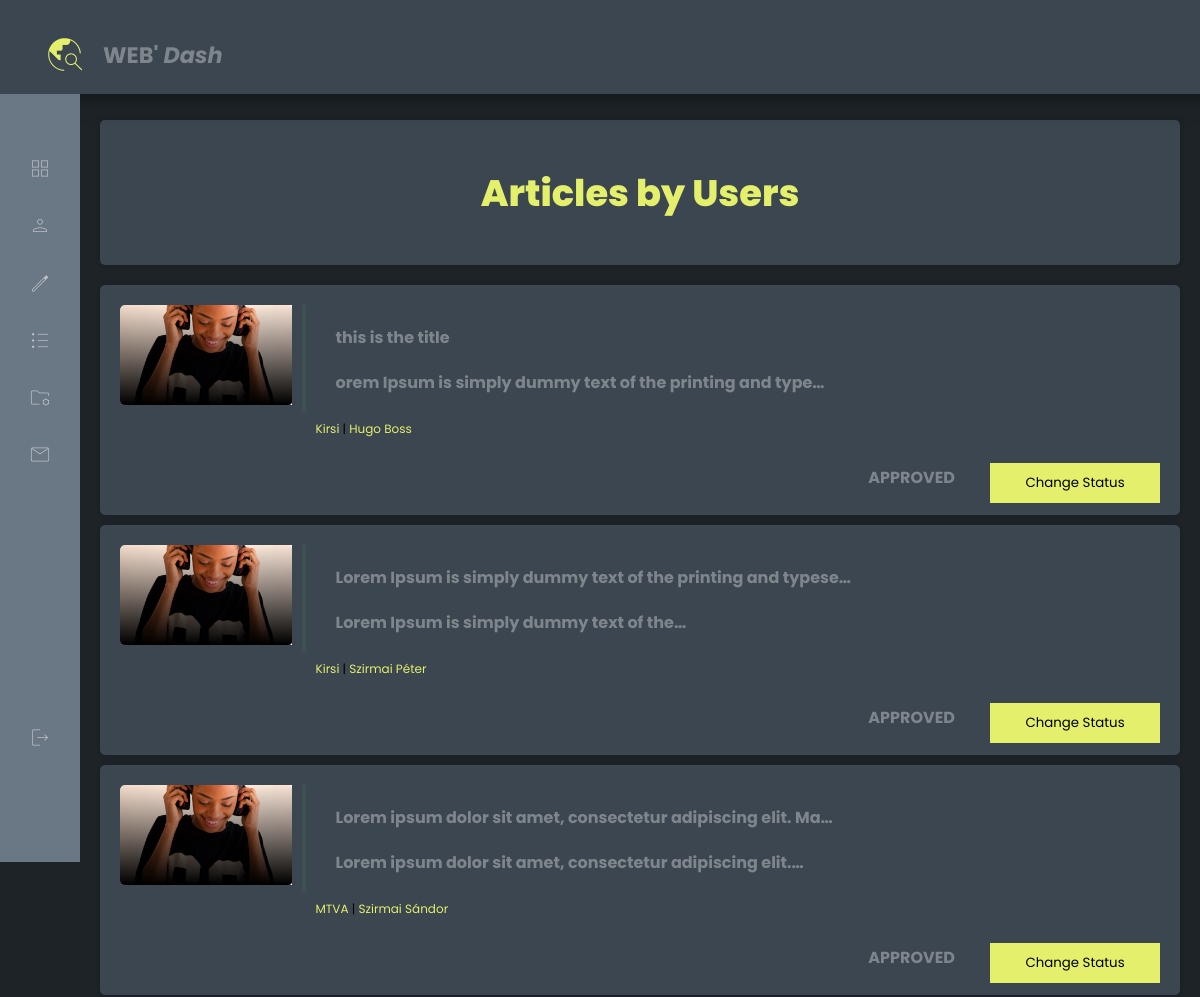
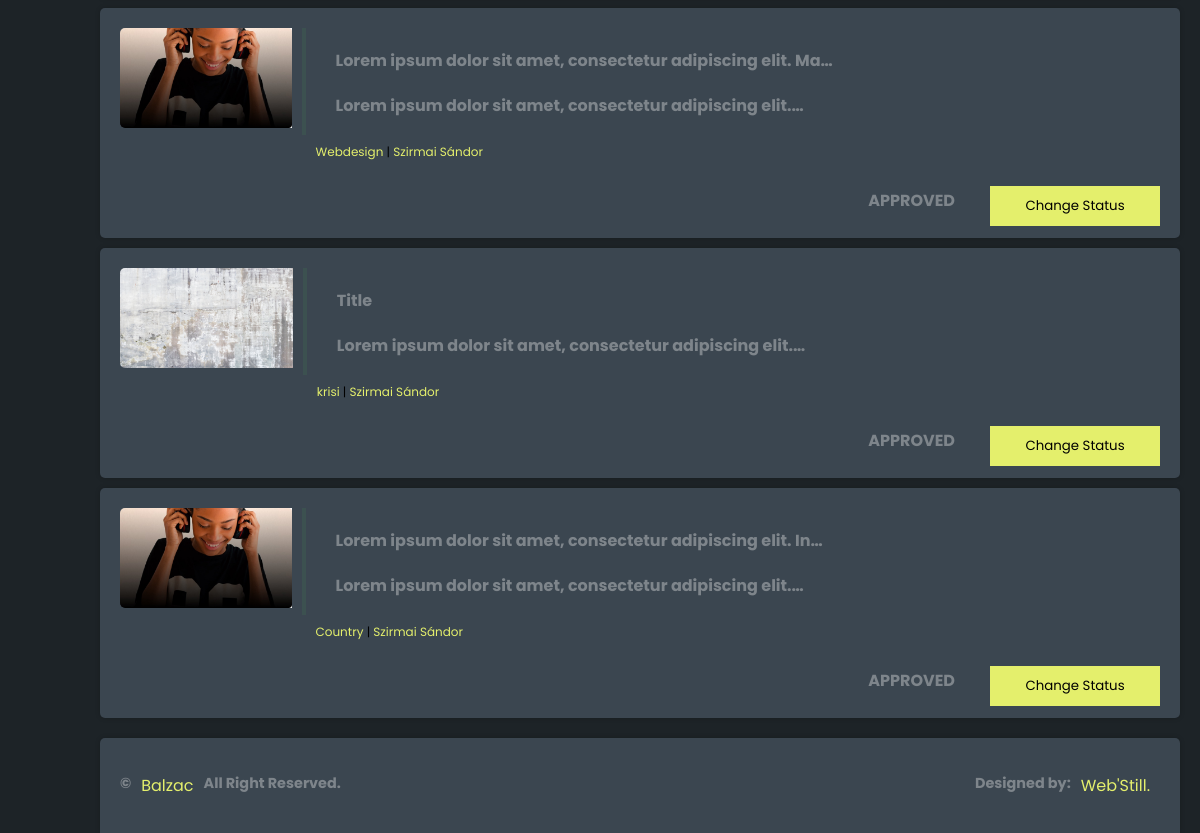
The page /dashboard/approved/ (signed in) on the database its author committed (2 pictures, top to bottom).
### loginsystem/models.py (models this page shows, shortened)
class ArticleUser(models.Model):
    STATUS_CHOICES = (
        ('pending', 'Pending'),
        ('approved', 'Approved'),
        ('rejected', 'Rejected'),
    )
    user = models.ForeignKey(User, on_delete=models.CASCADE)
    created = models.DateTimeField(auto_now_add=True, null=True)
    updated = models.DateTimeField(auto_now=True, null=True)
    body = RichTextUploadingField(max_length=1000000, null=True)
    indeximg = models.ImageField(upload_to="images/", default="images/home9.jpg")
    category = models.CharField(max_length=100, null=True, blank=False)
    title = models.CharField(max_length=200, null=True)
    status = models.CharField(max_length=10, choices=STATUS_CHOICES, default='pending')
    class Meta:
        ordering = ['created']

class Profile(models.Model):
    user = models.OneToOneField(User, on_delete=models.CASCADE)
    img = models.ImageField(upload_to="images/", default="images/home8.jpg")
    bio = models.CharField(null=True, max_length=1000000, default='Bio:')
    name = models.CharField(null=True, max_length=300)
    phone = models.CharField(max_length=15, blank=True, null=True)

### loginsystem/decorators.py (the view)
        def wrapper_func(request, *args, **kwargs):
            group = None
            if request.user.groups.exists():
                group = request.user.groups.all()[0].name
                if group in allowed_roles:
                    return view_func(request, *args, **kwargs)
                else:
                    return HttpResponse('You are nor allowed here!')
            return view_func(request, *args, **kwargs)

### creationboard/templatetags/custom_tag.py (called while the page is built)
@register.filter
def is_admin(user):
    return user.groups.filter(name='admin').exists()

### dashboard/views.py (called while the page is built)
@login_required(login_url='login')
@allowed_users(allowed_roles=['admin'])
def Approved(request):
    articles = models.ArticleUser.objects.filter(status='approved').order_by('-created')
    context = {'articles': articles}
    return render(request, 'dash/pre-manage-article.html', context)

### templates/dash/pre-manage-article.html (shortened to what this page needs)
				{% load static %}
				<!DOCTYPE html>
				<html>
				<head>
					<link rel="stylesheet" type="text/css" href="{% static 'dash/style.css' %}">
					<link rel="stylesheet" type="text/css" href="{% static 'dash/style1.css' %}">
				</head>
				<body>
					{% include 'dash/navbartop.html' %}
				<div class="grid">
				{% include 'dash/navbarside.html' %}
						<main class="main">
							<div class="row">
								<div class="card-03" style="padding: 20px;">
									<h1 align="center"><a href="/">Articles by Users</a></h1>
								</div>
							</div>
								{% for articleuser in articles %}
								<div class="card-03" style="padding: 20px;">
										<div class="article-with-pic-1">
											<a href="{% url 'user-status' articleuser.title %}">
											<div class="article-pic">
												<img style="height: 100px" src="{{ articleuser.indeximg.url }}" alt="" />
											</div>
											<div class="pic-with-articles">
												<a href="{% url 'user-status' articleuser.title %}">
													<h5>{{ articleuser.title|truncatechars:60 }}</h5>
													<h5>{{ articleuser.body|truncatechars:60|safe }}</h5>
												</a>
												<small><span><a href="{% url 'user-status' articleuser.title %}">{{ articleuser.category }}</a></span>  |  <span><a href="#">{{ articleuser.user.profile.name }}</a></span></small>
											</div>
											</a>
										</div>
										<a href=""> <div align="right" class="flex-row"><h5>{{articleuser.status}}</h5> <button class="check-member-btn" style="color: black; background: #E4EF6C;" href="/">Change Status</button></div></a>
								</div>
								{% endfor %}
							{% include 'dash/footer.html' %}
						</main>
					</div>
					</body>
				</html>

### static/dash/style.css (style rules this page uses)
:root { --primary: #E4EF6C; --secondary: #3b4650; --light: #93926c; --dark: #1d2327; --white: #fff; --hover: #c9d35e; --card-radius: 5px; --border-radius: 3px; --muted: rgba(0, 0, 0, .3); }
* { font-family: 'Poppins', sans-serif; }
html { background: var(--dark); }
body { padding: 0; margin: 0; position: relative; }
.grid { display: flex; min-height: 100vh; }
a { color: var(--primary); text-decoration:none; cursor: pointer; }
h1 { font-weight: 800; font-size: 2.3rem; cursor: pointer; }
h5 { font-size: 1rem; color: var(--primary); filter: grayscale(100%) opacity(0.4); transition: 0.5s; margin: 20px; cursor: pointer; }
small { font-size: 0.75rem; cursor: pointer; }
.row { width: 100%; display: flex; justify-content: center; flex-wrap: wrap; }
.card-03 { background: var(--secondary); position: relative; flex: 1; margin: 10px; border-radius: var(--card-radius); box-shadow: 0 0 5px rgba(0, 0, 0, .2); }
.main { margin: 110px 10px 0 10px; flex-direction: column; width: 100%; padding-left: 80px; }
a { cursor: pointer; }

### static/dash/style1.css (style rules this page uses)
:root { --text-color-greany: #3c5150; }
.article-with-pic-1 { display: flex; flex-direction: row; align-items: top; padding-bottom: 20px; }
.article-pic { border-right: 4px solid var(--text-color-greany); border-top-left-radius: 5px; border-bottom-left-radius: 5px; }
.article-pic img { max-height: 125px; padding-right: 10px; border-radius: 5px; transition: 0.5s; }
.pic-with-articles { padding-left: 10px; }
.check-member-btn { background: red; border-radius: var(--input-border-radius); color: var(--bg-dark); border: 0; transition: 0.5s; padding: 10px; margin: 0; margin-bottom: -10px; cursor: pointer; max-width: 180px; min-width: 170px; }
.flex-row { display: flex; flex-direction: row; align-items: center; justify-content: right; }
.flex-row h5 { text-transform: uppercase; text-decoration: none; margin: 5px; padding-right: 30px; }

### rows shown on the page
ArticleUser: indeximg (picture), title "this is the title", body "orem Ipsum is simply dummy text of the printing and type…", category "Kirsi", user.profile.name "Hugo Boss", status "APPROVED"
ArticleUser: indeximg (picture), title "Lorem Ipsum is simply dummy text of the printing and typese…", body "Lorem Ipsum is simply dummy text of the…", category "Kirsi", user.profile.name "Szirmai Péter", status "APPROVED"
ArticleUser: indeximg (picture), title "Lorem ipsum dolor sit amet, consectetur adipiscing elit. Ma…", body "Lorem ipsum dolor sit amet, consectetur adipiscing elit.…", category "MTVA", user.profile.name "Szirmai Sándor", status "APPROVED"
ArticleUser: indeximg (picture), title "Lorem ipsum dolor sit amet, consectetur adipiscing elit. Ma…", body "Lorem ipsum dolor sit amet, consectetur adipiscing elit.…", category "Webdesign", user.profile.name "Szirmai Sándor", status "APPROVED"
ArticleUser: indeximg (picture), title "Title", body "Lorem ipsum dolor sit amet, consectetur adipiscing elit.…", category "krisi", user.profile.name "Szirmai Sándor", status "APPROVED"
ArticleUser: indeximg (picture), title "Lorem ipsum dolor sit amet, consectetur adipiscing elit. In…", body "Lorem ipsum dolor sit amet, consectetur adipiscing elit.…", category "Country", user.profile.name "Szirmai Sándor", status "APPROVED"
